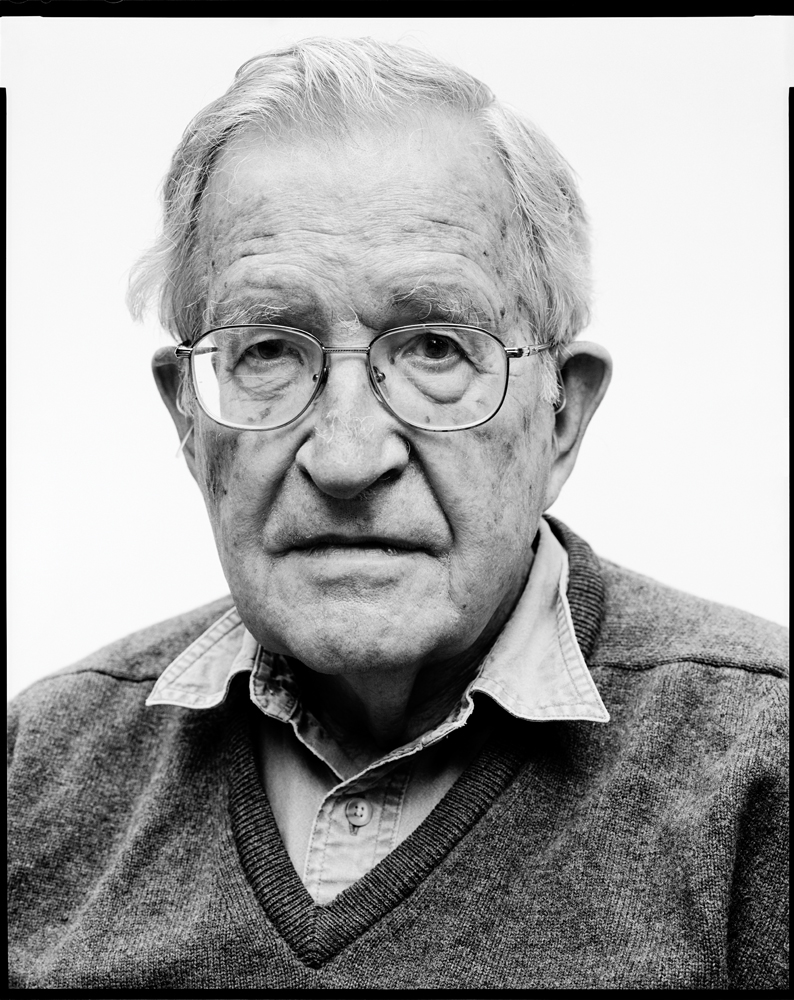
#> input picture project 2/chomsky.png, 794 x 1000 px
$ python data.py
#> lines starting #> are read from the running program, lines starting #| are printed output that depends on the picture; after the words box and inside, x2 and y2 are one past the last pixel; in counts of white or black regions, pixels touching at a corner belong together
from PIL import Image
import numpy as np

# Load image
img = Image.open("chomsky.png").convert("L")
img = img.resize((100,130))
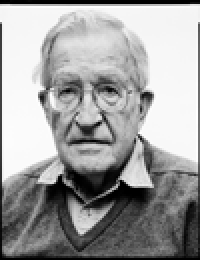
#> img: PIL image 100x130 L (shown 2 times larger); min 0, max 255, mean 159.5

pixels = np.array(img)

# Convert grayscale to binary (0/1)
binary = (pixels < 140).astype(int)   # dark = 1, light = 0
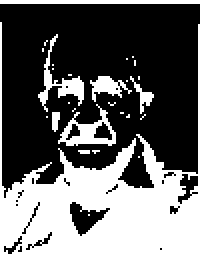
#> binary: shape (130, 100) int64 (shown 2 times larger); values 0 (black) and 1 (white), 39.7% white; 28 white regions (21 under 20 px), largest, box (x1, y1, x2, y2) and area: (0, 11, 100, 130) 4240, (29, 52, 58, 73) 234, (19, 17, 42, 56) 211

# Draw in terminal
for row in binary:
    print("".join(map(str, row)))
#> this loop made 130 passes
#| 1111111111111111111111111111111111111111111111111111111111111111111111111111111111111111111111111111
#| 1111111111111111111111111111111111111111111111111111111111111111111111111111111111111111111111111111
#| 0000000000000000000000000000000000000000000000000000000000000000000000000000000000000000000000000000
#| 0000000000000000000000000000000000000000000000000000000000000000000000000000000000000000000000000000
#| 0000000000000000000000000000000000000000000000000000000000000000000000000000000000000000000000000000
#| 0000000000000000000000000000000000000000000000000000000000000000000000000000000000000000000000000000
#| 0000000000000000000000000000000000000000000000000000000000000000000000000000000000000000000000000000
#| 0000000000000000000000000000000000000000000000000000000000000000000000000000000000000000000000000000
#> (further printed lines are left out)

# Save to file also
with open("binary_portrait.txt","w") as f:
    for row in binary:
        f.write("".join(map(str,row)) + "\n")

print("\nSaved as binary_portrait.txt")


# [32 lines of commented-out code are left out]
